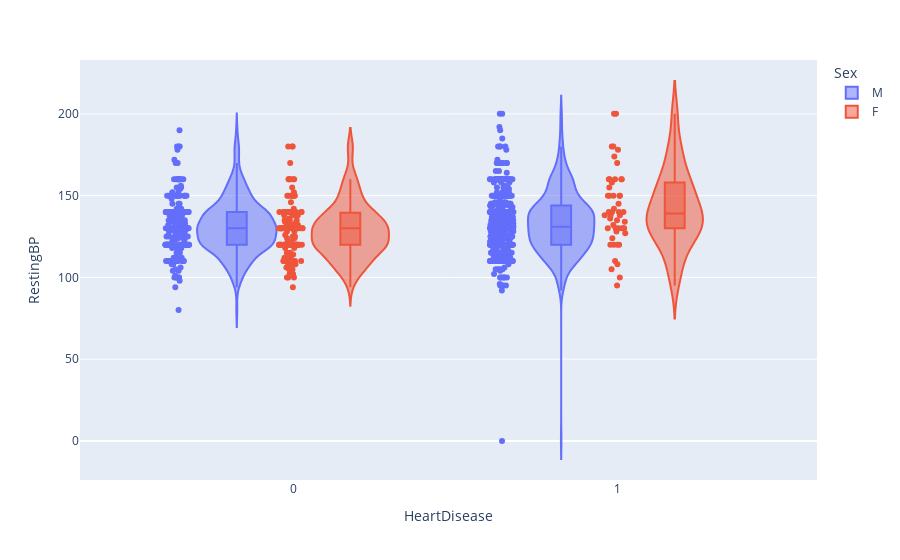

The notebook cell this image was saved under:
### Code cell
px.violin(df, y='RestingBP', x='HeartDisease', color='Sex', box=True, points='all')

### Figure 1 — Plotly figure (JSON) as saved in the notebook; plotly's stock layout.template omitted (floating-point values rounded to 4 significant figures; data arrays with more than 128 entries replaced by an {"elided": "..."} marker saying what was removed)
{"data": [{"alignmentgroup": "True", "box": {"visible": true}, "hovertemplate": "Sex=M<br>HeartDisease=%{x}<br>RestingBP=%{y}<extra></extra>", "legendgroup": "M", "marker": {"color": "#636efa"}, "name": "M", "offsetgroup": "M", "orientation": "v", "points": "all", "scalegroup": "True", "showlegend": true, "type": "violin", "x": {"elided": "725 int values"}, "x0": " ", "xaxis": "x", "y": {"elided": "725 int values"}, "y0": " ", "yaxis": "y"}, {"alignmentgroup": "True", "box": {"visible": true}, "hovertemplate": "Sex=F<br>HeartDisease=%{x}<br>RestingBP=%{y}<extra></extra>", "legendgroup": "F", "marker": {"color": "#EF553B"}, "name": "F", "offsetgroup": "F", "orientation": "v", "points": "all", "scalegroup": "True", "showlegend": true, "type": "violin", "x": {"elided": "193 int values"}, "x0": " ", "xaxis": "x", "y": {"elided": "193 int values"}, "y0": " ", "yaxis": "y"}], "layout": {"legend": {"title": {"text": "Sex"}, "tracegroupgap": 0}, "margin": {"t": 60}, "violinmode": "group", "xaxis": {"anchor": "y", "domain": [0, 1], "title": {"text": "HeartDisease"}}, "yaxis": {"anchor": "x", "domain": [0, 1], "title": {"text": "RestingBP"}}}}
